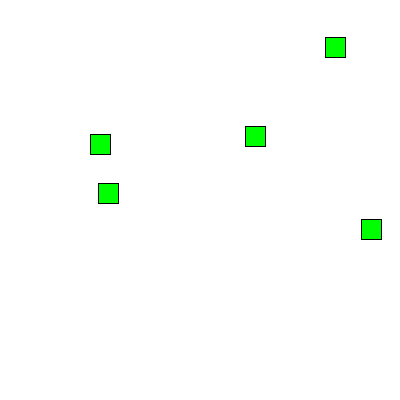
Frame 1 (no input)
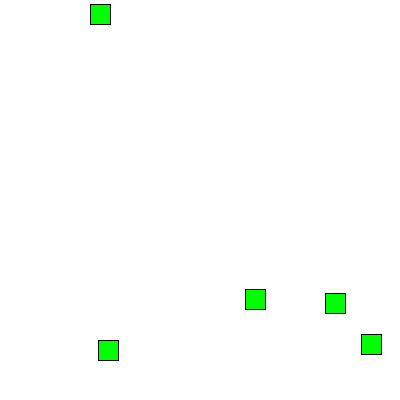
Frame 60 (the mouse pressed at the canvas centre just before this capture)
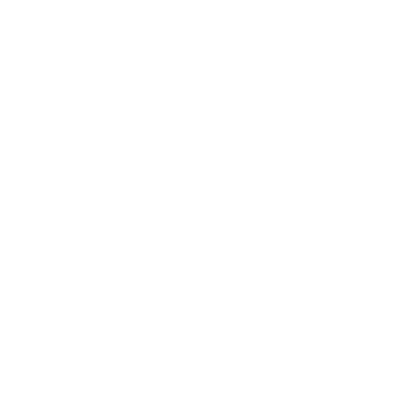
Frame 120 (the mouse held since frame 60 and released just before this capture)

The Processing sketch that drew these frames (run headless with seeded random() and noise(); from frame 60 on, the mouse is pressed at the canvas centre):

// Processing sketch: processing_91650
// ── processing_91650.pde

float [] positionArray=new float[5];
void setup()
{
  size(400,400);
  for(int i =0;i< positionArray.length;i++)
  positionArray[i]=random(width-20);
}

void draw()
{
  background(255);
  if(mouseX<20||mouseX>width-20||mouseY>height-20)
  {
  fill(0,255,0);
  for(int i=0;i<5;i++)
  rect(positionArray[i],random(height),20,20);
  }
  
}
